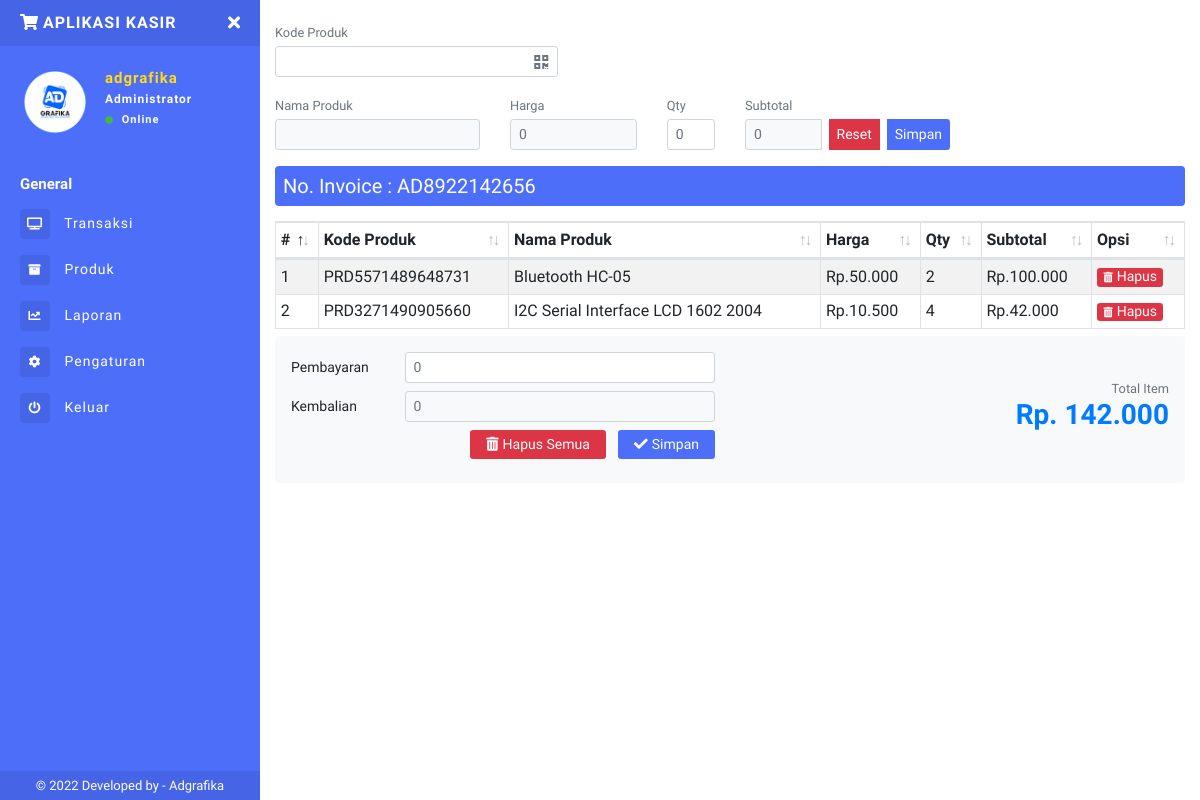
Screenshot of /index.php (signed in) with the database file from the repository.
### tables this page shows
CREATE TABLE `cart` (
  `idcart` int(11) NOT NULL,
  `invoice` varchar(100) NOT NULL,
  `kode_produk` varchar(100) NOT NULL,
  `nama_produk` varchar(100) NOT NULL,
  `harga` int(11) NOT NULL,
  `harga_modal` int(11) NOT NULL,
  `qty` int(11) NOT NULL,
  `subtotal` int(11) NOT NULL
);

### index.php (the view, shortened to what this page needs)
<?php include 'sidebar.php'; ?>
<form method="post">
  <div class="row">
    <div class="col-sm-6 col-md-6 col-lg-4 mb-3">
    <label class="small text-muted mb-1">Kode Produk</label>
      <div class="position-relative">
      <input type="text" name="Ckdproduk" class="form-control form-control-sm" list="datalist1" onchange="changeValue(this.value)" required autofocus>
      <span class="position-absolute icon-qr"><i class="fas fa-qrcode text-muted"></i></span>
      </div>
    </div>
  </div>
<div class="row">
  <div class="col-sm-4 col-md-4 col-lg-3 mb-3">
    <label class="small text-muted mb-1">Nama Produk</label>
    <input type="text" name="Cnproduk" id="nama_produk" class="form-control form-control-sm bg-light" readonly>
  </div>
  <div class="col-8 col-sm-4 col-md-4 col-lg-2 mb-3">
    <label class="small text-muted mb-1">Harga</label>
    <input type="number" name="Charga" placeholder="0" id="harga_jual" onchange="InputSub()"
     class="form-control form-control-sm bg-light" readonly>
  </div>
  <div class="col-4 col-sm-4 col-md-4 col-lg-1 mb-3">
    <label class="small text-muted mb-1">Qty</label>
    <input type="number" name="Cqty" id="Iqty" onchange="InputSub()" placeholder="0" class="form-control form-control-sm" required>
  </div>
  <div class="col-sm-8 col-md-8 col-lg-3 mb-3">
    <label class="small text-muted mb-1">Subtotal</label>
    <div class="input-group">
      <input type="number" name="Csubs" placeholder="0" id="Isubtotal" onchange="InputSub()" class="form-control form-control-sm bg-light mr-2" readonly>
    <div class="input-group-append">
      <button type="reset" class="btn btn-danger btn-sm mr-2">Reset</button>
      <button type="submit" name="InputCart" class="btn btn-primary btn-sm">Simpan</button>
    </div>
  </div>
  </div>
</div>
</form>
<?php
$DataInv = mysqli_fetch_array(mysqli_query($conn,"SELECT * FROM cart LIMIT 1"));
$noinv = $DataInv['invoice'];
?>
<div class="bg-purple p-2 text-white" style="border-radius:0.25rem;">
  <h5 class="mb-0">No. Invoice : <?php echo $noinv ?></h5>
</div>
<table class="table table-striped table-sm table-bordered dt-responsive nowrap print-none" id="cart" width="100%">
<thead>
  <tr>
    <th>#</th>
    <th>Kode Produk</th>
    <th>Nama Produk</th>
    <th>Harga</th>
    <th>Qty</th>
    <th>Subtotal</th>
    <th>Opsi</th>
  </tr>
</thead>
<tbody>
<?php
$no = 1;
$data_cart = mysqli_query($conn,"SELECT * FROM cart");
while($d = mysqli_fetch_array($data_cart)){
    ?>
  <tr>
    <td><?php echo $no++; ?></td>
    <td><?php echo $d['kode_produk']; ?></td>
    <td><?php echo $d['nama_produk']; ?></td>
    <td>Rp.<?php echo ribuan($d['harga']); ?></td>
    <td><?php echo $d['qty']; ?></td>
    <td>Rp.<?php echo ribuan($d['subtotal']); ?></td>
    <td><a class="btn btn-danger btn-xs" href="?hapus=<?php echo $d['idcart']; ?>">
        <i class="fas fa-trash-alt fa-xs mr-1"></i>Hapus</a>
      </td>
  </tr>
  <?php } ?>
</tbody>
</table>
<?php
    $itungtrans = mysqli_query($conn,"SELECT SUM(subtotal) as jumlahtrans FROM cart");
	  $itungtrans2 = mysqli_fetch_assoc($itungtrans);
	  $itungtrans3 = $itungtrans2['jumlahtrans'];
  ?>
<div class="bg-light p-3" style="border-radius:0.25rem;">
  <div class="row gy-3 align-items-center row-home">
    <div class="col-md-8 col-lg-6 mb-2">
    <form method="post">
      <div class="row">
        <label for="pembayaran" class="col-4 col-sm-4 col-md-4 col-lg-3 col-form-label col-form-label-sm mb-2">Pembayaran</label>
        <div class="col-8 col-sm-8 col-md-8 col-lg-9 mb-2">
          <input type="text" name="pembayaran" onchange="procesBayar()" class="form-control form-control-sm" id="pembayaran" placeholder="0" required>
        </div>
        <label for="kembalian" class="col-4 col-sm-4 col-md-4 col-lg-3 col-form-label col-form-label-sm mb-2">Kembalian</label>
        <div class="col-8 col-sm-8 col-md-8 col-lg-9 mb-2">
          <input type="text" class="form-control form-control-sm bg-light" id="kembalian" placeholder="0" readonly>
        </div>
        <div class="col-sm-12 text-right">
       <?php
       $on = mysqli_query($conn,"SELECT * FROM cart");
       $x1 = mysqli_num_rows($on);
       if($x1>0){
        ?>
        <a href="?hapusAll=<?php echo $noinv ?>" onclick="javascript:return confirm('Anda yakin ingin menghapus semua data keranjang ?');"
       class="btn btn-danger btn-sm px-3 mr-2"><i class="fa fa-trash-alt mr-1"></i>Hapus Semua</a>
        <button type="submit" name="import" class="btn btn-primary btn-sm px-3">
        <i class="fa fa-check mr-1"></i>Simpan</button>
      <?php  } ?>
    </div>
      </div>
      </form>
    </div>
    <div class="col-md-4 col-lg-6 mb-2 text-primary text-right">
      <p class="small text-muted mb-0">Total Item</p>
      <h3 class="mb-0" style="font-weight:600;">Rp. <?php echo ribuan($itungtrans3) ?></h3>
    </div>
  </div>
</div>
</div>
  </main>
</div>
</body>
</html>

### sidebar.php (shortened to what this page needs)
<?php
include "config.php";
  function ribuan ($nilai){
    return number_format ($nilai, 0, ',', '.');
}
$uid = $_SESSION['userid'];
$DataLogin = mysqli_fetch_array(mysqli_query($conn,"SELECT * FROM login WHERE userid='$uid'"));
$username = $DataLogin['username'];
$toko = $DataLogin['toko'];
$logo = $DataLogin['logo'];
?>
<!DOCTYPE html>
<html>
<head>
    <link rel="stylesheet" href="https://maxcdn.bootstrapcdn.com/bootstrap/4.0.0/css/bootstrap.min.css">
    <link href="assets/css/style.css" rel="stylesheet">
    <link href="https://use.fontawesome.com/releases/v5.0.6/css/all.css" rel="stylesheet">
    <link href="assets/vendor/datatables/dataTables.bootstrap4.min.css" rel="stylesheet">
  <link href="assets/vendor/datatables/responsive.bootstrap4.min.css" rel="stylesheet">
</head>
<body>
<div class="page-wrapper chiller-theme toggled">
  <nav id="sidebar" class="sidebar-wrapper">
    <div class="sidebar-content">
      <div class="sidebar-brand">
        <a href="./"><i class="fas fa-shopping-cart mr-1"></i><?php echo $toko ?></a>
        <div id="close-sidebar">
          <i class="fas fa-times"></i>
        </div>
      </div>
      <div class="sidebar-header">
        <div class="user-pic" style="height:70px;width:70px;">
          <img class="img-responsive img-rounded" src="assets/images/<?php echo $logo ?>"
            alt="User picture">
        </div>
        <div class="user-info">
          <span class="user-name"><?php echo $username ?>
          </span>
          <span class="user-role">Administrator</span>
          <span class="user-status">
            <i class="fa fa-circle"></i>
            <span>Online</span>
          </span>
        </div>
      </div>
      <div class="sidebar-menu">
        <ul>
          <li class="header-menu">
            <span>General</span>
          </li>
          <li>
            <a href="index.php">
              <i class="fas fa-tv"></i>
              <span>Transaksi</span>
            </a>
          </li>
          <li>
            <a href="produk.php">
            <i class="fas fa-archive"></i>
              <span>Produk</span>
            </a>
          </li>
          <li>
            <a href="laporan.php">
              <i class="fa fa-chart-line"></i>
              <span>Laporan</span>
            </a>
          </li>
          <li>
            <a href="pengaturan.php">
              <i class="fa fa-cog"></i>
              <span>Pengaturan</span>
            </a>
          </li>
          <li>
            <a href="#Exit" data-toggle="modal">
              <i class="fa fa-power-off"></i>
              <span>Keluar</span>
            </a>
          </li>
        </ul>
      </div>
    </div>
    <div class="sidebar-footer">
    © 2022 Developed by - <a target="_blank" rel="noopener noreferrer" href="https://adgrafika.my.id">
     Adgrafika</a>
    </div>
  </nav>
  <main class="page-content">
    <div class="container-fluid">

### rows the page displays
cart: invoice "AD8922142656", kode_produk "PRD5571489648731", nama_produk "Bluetooth HC-05", harga "50.000", qty "2", subtotal "100.000"
cart: kode_produk "PRD3271490905660", nama_produk "I2C Serial Interface LCD 1602 2004", harga "10.500", qty "4", subtotal "42.000"

### other values shown
$toko "APLIKASI KASIR"
$username "adgrafika"
ribuan($itungtrans3) "142.000"
